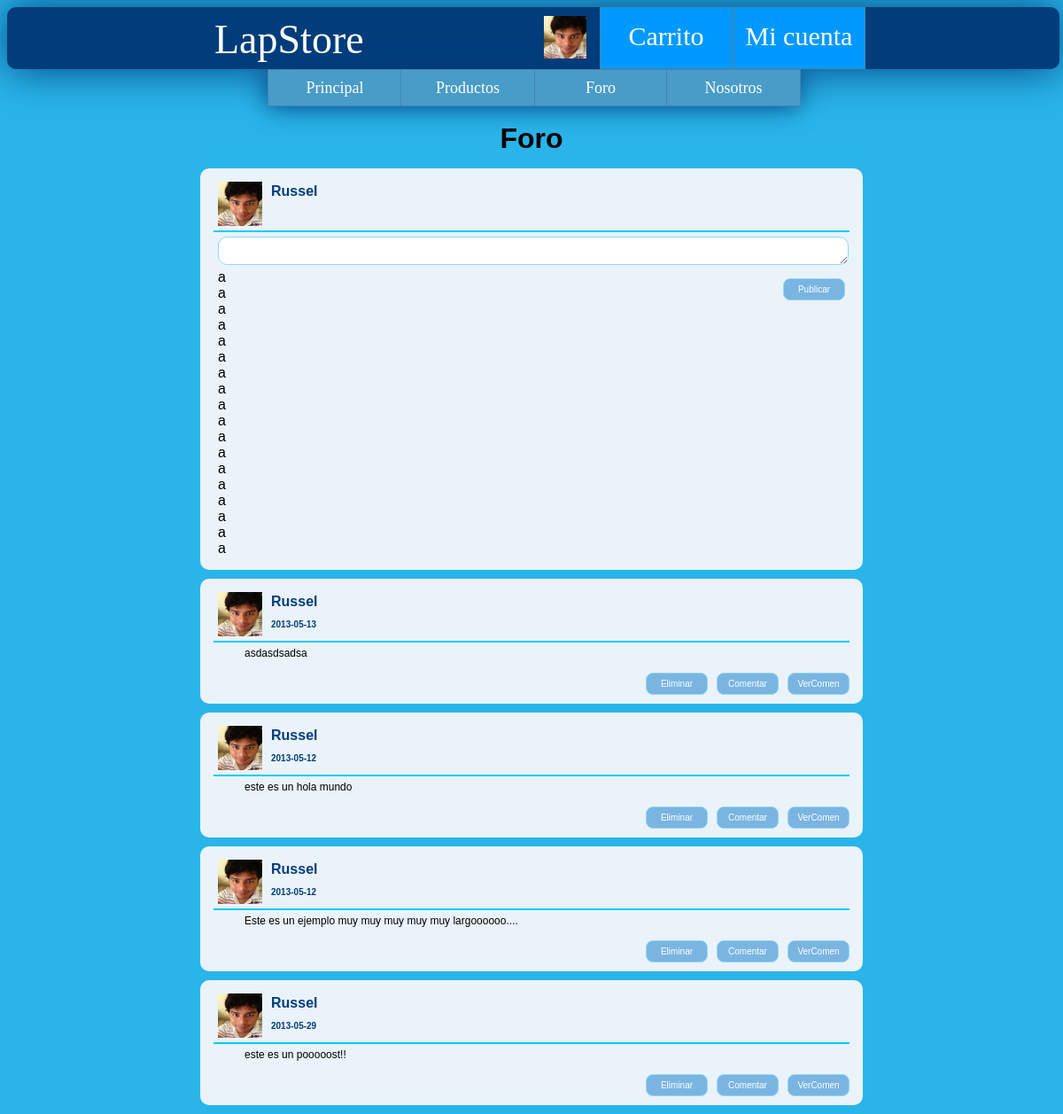
The app's page /foro.php (signed in) with its own data.
### tables this page shows
CREATE TABLE IF NOT EXISTS `post` (
  `postId` int(11) NOT NULL AUTO_INCREMENT,
  `usuarioId` int(11) NOT NULL,
  `articulo` varchar(1000) DEFAULT NULL,
  `fecha` date DEFAULT NULL,
  `idTema` int(11) NOT NULL,
  `nombrePost` varchar(100) NOT NULL,
  PRIMARY KEY (`postId`),
  KEY `usuarioId` (`usuarioId`)
);

CREATE TABLE IF NOT EXISTS `usuarios` (
  `usuarioId` int(11) NOT NULL AUTO_INCREMENT,
  `email` varchar(80) NOT NULL,
  `nombre` varchar(20) DEFAULT NULL,
  `tipo` int(2) DEFAULT NULL,
  `apellido` varchar(20) DEFAULT NULL,
  `descripcion` varchar(1000) DEFAULT NULL,
  `edad` int(11) DEFAULT NULL,
  `sexo` varchar(1) DEFAULT NULL,
  `url_foto` varchar(80) DEFAULT NULL,
  `contrasenia` varchar(15) DEFAULT NULL,
  PRIMARY KEY (`usuarioId`)
);

### include_php/DB/conexionGeneral.php (called while the page is built, shortened)
<?php
    function selecionarBD($conexion) {
        return mysql_select_db($GLOBALS["base_datos"], $conexion);
    }
    function ejecutarConsulta($query,$onexion) {
        return mysql_query($query, $onexion);
    }
    function cerrarConexion($conexion) {
        return @mysql_close($conexion);
    }
?>

### include_php/DB/foroDB.php (called while the page is built, shortened)
<?php
    include_once 'conexionGeneral.php';
    function obtenerTodosPost(){
        $conexion=abrirConexion();
        $sql = "SELECT * FROM post ORDER BY postId DESC";
        $resultado_peticion = ejecutarConsulta($sql,$conexion);
        $indice=0;
        $posts = array();
        while ($fila = mysql_fetch_array($resultado_peticion)){
            $indice++;
            $posts[$indice]=$fila;
        }
        return $posts;
    }
?>

### include_php/DB/usuarioDB.php (called while the page is built, shortened)
<?php
    include_once 'conexionGeneral.php';
    function obtenerUsuarioPorId($usuarioId){
        $conexion=abrirConexion();
        $sql = "SELECT * FROM usuarios WHERE usuarioId ='".mysql_real_escape_string($usuarioId)."'";
        $resultado_peticion = ejecutarConsulta($sql,$conexion);
        while ($fila = mysql_fetch_array($resultado_peticion)) {
            return $fila;
        }
        return $fila;
    }
    ?>

### include_php/_gestion_foro.php (the view, shortened to what this page needs)
<?php
include_once 'DB/foroDB.php';
include_once 'DB/usuarioDB.php';
function listarPosts() {
    $SALTO = "\n";
    $posts = obtenerTodosPost();
    $cadena_post = "";
    foreach ($posts as $post) {
        $usuarioPost = obtenerUsuarioPorId($post['usuarioId']);
        $cadena_post .= '<div class="marco">' . $SALTO;
        $cadena_post .= '    <div id="info_usuario">' . $SALTO;
        $cadena_post .= '        <img src="' . $usuarioPost['url_foto'] . '" alt="icono del usuario"/>' . $SALTO;
        $cadena_post .= '        <span class="usuario">' . $usuarioPost['nombre'] . '</span>' . $SALTO;
        $cadena_post .= '        <span class="fecha">' . $post['fecha'] . '</span>' . $SALTO;
        $cadena_post .= '    </div>' . $SALTO;
        $cadena_post .= '    <div class="articulo">' . $SALTO;
        $cadena_post .= '        <p>' . $post['articulo'] . '</p>' . $SALTO;
        $cadena_post .= '    </div>' . $SALTO;
        $cadena_post .= '       <input type="button" class="boton"  id="verComentario" value="VerComen" onclick="MostrarConsulta(\'respuestas' . $post['postId'] . '\',\'verPostCompleto.php?postId=' . $post['postId'] . '\'); return false" />';
        $cadena_post .= "   <input type=\"button\" class=\"boton\"  id=\"agregar_repost\" value=\"Comentar\" onclick=\"show('nuevo_repost" . $post['postId'] . "','".$post['postId']."')\"/>";
        if ($post['usuarioId'] == $_SESSION['usuarioId'] || $_SESSION['tipo'] == 1) {
            $cadena_post .= "<form action='" . $_SERVER['PHP_SELF'] . "' method='post' >" . $SALTO;
            $cadena_post .= '    <input type="hidden" name="id_post" value="' . $post['postId'] . '"/>' . $SALTO;
            $cadena_post .= '    <input type="hidden" name="id_usuario" value="' . $post['usuarioId'] . '"/>' . $SALTO;
            $cadena_post .= '    <input type="submit" class="boton"  onclick="return confirmarEliminacion()" name="eliminar_post" value="Eliminar"/>' . $SALTO;
            $cadena_post .= '</form>' . $SALTO;
        }
        $cadena_post .= '    <div class="clearboth"></div>' . $SALTO;
        $cadena_post .= '<div class="respuestas" id="respuestas' . $post['postId'] . '">' . $SALTO;
        $cadena_post .= generarFormRespuesta($post['postId']);
        $cadena_post .= '</div>' . $SALTO;
        $cadena_post .= '</div>' . $SALTO;
    }
    return $cadena_post;
}
function generarFormRespuesta($postId) {
    $SALTO = "\n";
    $cadena_responderPost = '  <div class="marco_interno" id="nuevo_repost' . $postId . '" style="display:none;">' . $SALTO;
    $cadena_responderPost .= '<a name="Responder"></a>';
    $cadena_responderPost .= '      <form action="foro.php" method="post" >' . $SALTO;
    $cadena_responderPost .= '          <div id="info_usuario">' . $SALTO;
    $cadena_responderPost .= '              <img src="' . $_SESSION['foto'] . '" alt="icono del usuario"/>' . $SALTO;
    $cadena_responderPost .= '              <span class="usuario">' . $_SESSION["nombre"] . '</span>' . $SALTO;
    $cadena_responderPost .= '              <input type="hidden" name="usuarioId" value="' . $_SESSION["usuarioId"] . '" />' . $SALTO;
    $cadena_responderPost .= '              <input type="hidden" name="postId" value="' . $postId . '" />' . $SALTO;
    $cadena_responderPost .= '              <div class="clearboth"></div>' . $SALTO;
    $cadena_responderPost .= '          </div>' . $SALTO;
    $cadena_responderPost .= '          <div class="articulo_nuevo">' . $SALTO;
    $cadena_responderPost .='               <input type="hidden" name="postId" value="' . $postId . '"/>' . $SALTO;
    $cadena_responderPost .= '              <textarea id="comen_post'.$postId.'" name="comen_repost"></textarea>' . $SALTO;
    $cadena_responderPost .= '              <input type="submit" class="boton"  id="agregar_repost" name="agregar_repost" value="Responder"/> ' . $SALTO;
    $cadena_responderPost .= '          </div>' . $SALTO;
    $cadena_responderPost .= '      </form>' . $SALTO;
    $cadena_responderPost .= '      <div class="clearboth"></div>' . $SALTO;
    $cadena_responderPost .= '  </div>' . $SALTO;
    return $cadena_responderPost;
}
?>

### css/css_plantilla.css (style rules this page uses)
body { overflow-y:scroll; background:#29B5E9; font-family:Arial, Helvetica, sans-serif; }
p,h1,form,table,label,input,div,textarea,select,li,ul { border:0;margin:0;padding:0; }
input,textarea,select { border:#94D7F4 1px solid; height:30px; margin:0 0 5px 0; padding:5px; color:#29B5E9; font-size:15px; border-radius:10px; -moz-border-radius:10px; -webkit-border-radius:10px; }
div.marco { background:#eaf3fa; margin:auto; margin-top:10px; margin-bottom:10px; overflow:hidden; padding:15px; border-radius:10px; -moz-border-radius:10px; -webkit-border-radius:10px; }
.boton { margin:10px 0 0 10px; width:150px; height:30px; background: #7AB5E2; padding: 5px 10px; color: white; font-size: 16px; text-decoration: none; vertical-align: middle; -webkit-border-radius: 8px; -moz-border-radius: 8px; border-radius: 8px; }
img[alt] { font-size: 9px; }

### css/css_foro.css (style rules this page uses)
div.marco { padding:10px 15px 10px 15px; margin:10px 0px 10px 0px; }
div.marco p { font-size:12px; }
#info_usuario { height:50px; padding:5px; border-bottom:2px solid #0CF; }
#info_usuario img { width:50px; height:50px; float:left; }
span { color:#013D7B; font-weight:bold; padding:2px 2px 2px 60px; display:block; }
span.usuario { height:25px; }
span.fecha { font-size:10px; height:25px; }
div.articulo { font-size:16px; text-indent:30px; padding:5px; }
input.boton { width:70px; height:25px; font-size:10px; float:right; }

### records on screen
post: usuarioId.url_foto (picture), usuarioId.nombre "Russel", fecha "2013-05-13", articulo "asdasdsadsa"
post: usuarioId.url_foto (picture), usuarioId.nombre "Russel", fecha "2013-05-12", articulo "este es un hola mundo"
post: usuarioId.url_foto (picture), usuarioId.nombre "Russel", fecha "2013-05-12", articulo "Este es un ejemplo muy muy muy muy muy largoooooo...."
post: usuarioId.url_foto (picture), usuarioId.nombre "Russel", fecha "2013-05-29", articulo "este es un pooooost!!"

### other values on screen
$_SESSION["nombre"] "Russel"
